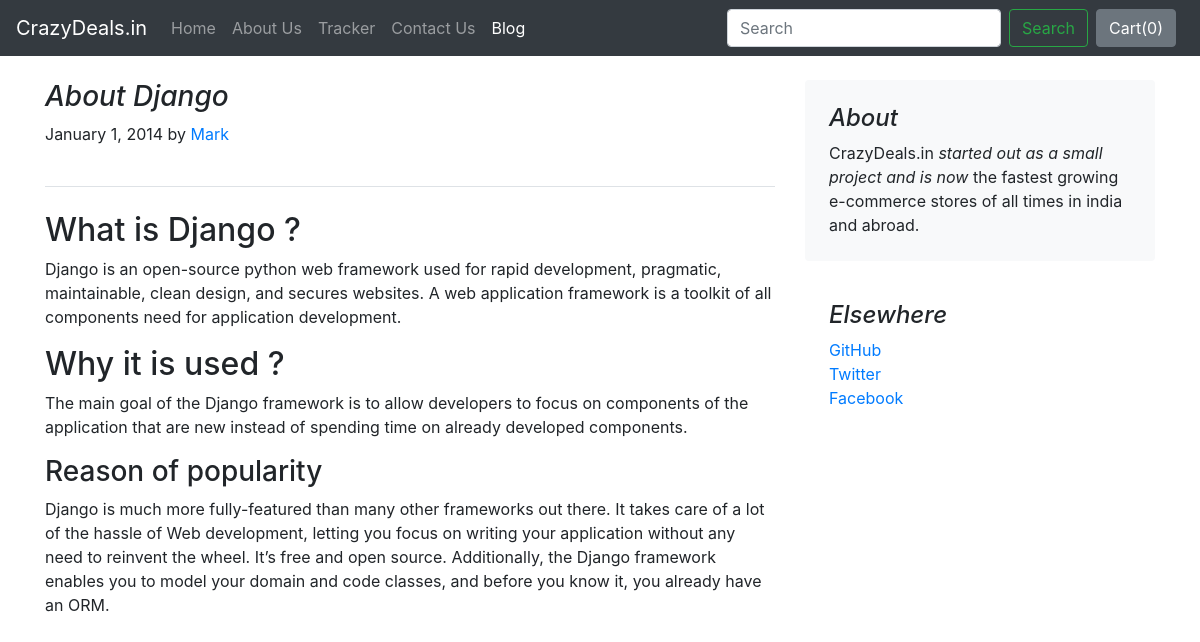
The page /blog/blogpost/1 on the database its author committed.
### blog/models.py (models this page shows)
class Blogpost(models.Model):
    post_id = models.AutoField(primary_key=True)
    title = models.CharField(max_length=50)
    head0 = models.CharField(max_length=500, default="")
    chead0 = models.CharField(max_length=5000, default="")
    head1 = models.CharField(max_length=500, default="")
    chead1 = models.CharField(max_length=5000, default="")
    head2 = models.CharField(max_length=500, default="")
    chead2 = models.CharField(max_length=5000, default="")
    pub_date = models.DateField()
    thumbnail = models.ImageField(upload_to='shop/images', default="")
    def __str__(self):
        return self.title

### blog/views.py (the view)
# urls.py: path("blogpost/<int:id>", views.blogpost, name="blogPost")
def blogpost(request, id):
    post = Blogpost.objects.filter(post_id = id)[0]
    print(post)
    return render(request, 'blog/blogpost.html',{'post':post})

### blog/templates/blog/blogpost.html (shortened to what this page needs)
{% extends 'blog/basic.html' %}
{% block body %}
<div class="container">
    <div class="row mt-4">
        <div class="col-md-8 blog-main">
            <h3 class=" font-italic ">
                {{post.title}}
            </h3>
                <p class="blog-post-meta">January 1, 2014 by <a href="#">Mark</a></p>
            <div class="fb-like border-bottom pb-4 mb-4" data-href="http://127.0.0.1:8000/blog/blogpost/{{post.post_id}}" data-width="" data-layout="standard" data-action="like" data-size="small" data-share="true"></div>
            <div class="blog-post">
                <h2 class="blog-post-title">{{post.head0}}</h2>
                <p>{{post.chead0}}</p>
                <h2>{{post.head1}}</h2>
                <p>{{post.chead1}}</p>
                <h3>{{post.head2}}</h3>
                <p>{{post.chead2}}</p>
            </div>
        </div>
        <aside class="col-md-4 blog-sidebar">
            <div class="p-4 mb-3 bg-light rounded">
                <h4 class="font-italic">About</h4>
                <p class="mb-0">CrazyDeals.in <em>started out as a small project and is now</em> the fastest growing e-commerce stores of all times in india and abroad.</p>
            </div>
            <div class="p-4">
                <h4 class="font-italic">Elsewhere</h4>
                <ol class="list-unstyled">
                    <li><a href="#">GitHub</a></li>
                    <li><a href="#">Twitter</a></li>
                    <li><a href="#">Facebook</a></li>
                </ol>
            </div>
        </aside>
    </div>
</div>
{% endblock %}

### rows shown on the page
Blogpost: title "About Django", head0 "What is Django ?", chead0 "Django is an open-source python web framework used for rapid development, pragmatic, maintainable, clean design, and secures websites. A web application framework is a toolkit of all components need for application development.", head1 "Why it is used ?", chead1 "The main goal of the Django framework is to allow developers to focus on components of the application that are new instead of spending time on already developed components.", head2 "Reason of popularity", chead2 "Django is much more fully-featured than many other frameworks out there. It takes care of a lot of the hassle of Web development, letting you focus on writing your application without any need to reinvent the wheel. It’s free and open source. Additionally, the Django framework enables you to model your domain and code classes, and before you know it, you already have an ORM."
